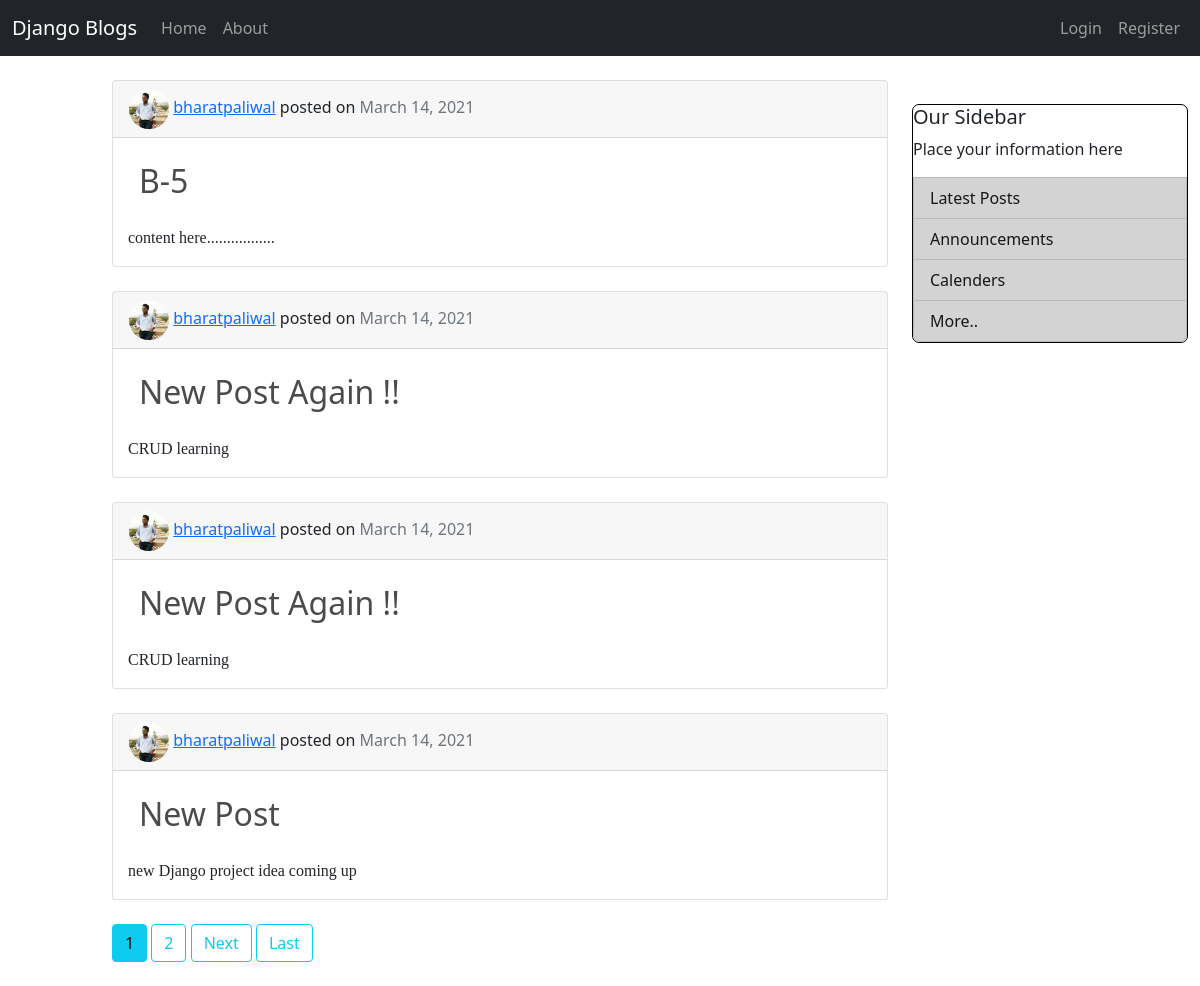
The app's page /, older data.
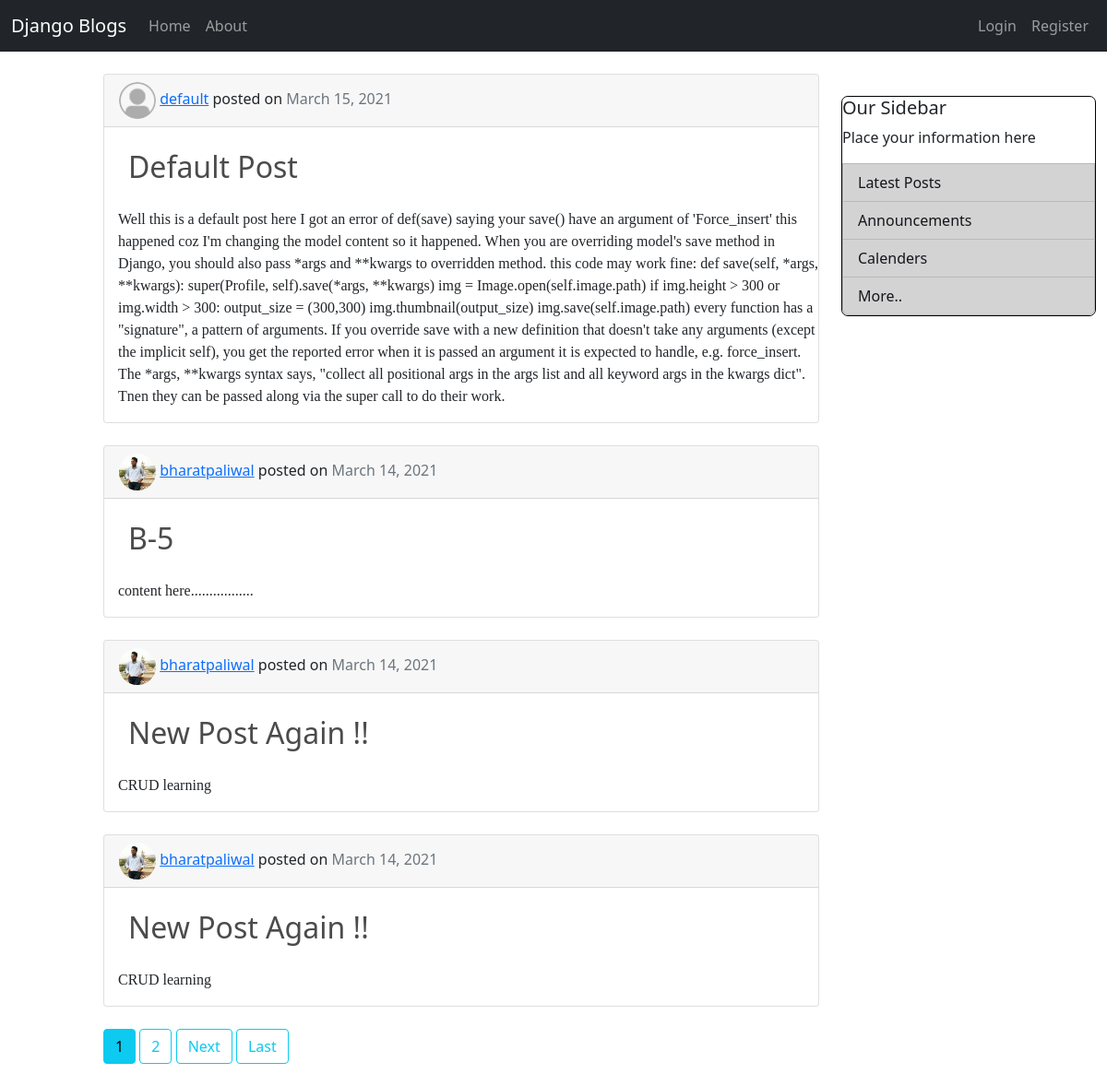
The same page, newer data.
### blog/models.py (models this page shows, shortened)
class Post(models.Model):
  title = models.CharField(max_length=100)
  content = models.TextField()
  date_posted = models.DateTimeField(default=timezone.now)
  author = models.ForeignKey(User,on_delete=models.CASCADE)

### users/models.py (models this page shows, shortened)
class Profile(models.Model):
  user = models.OneToOneField(User,on_delete=models.CASCADE)
  image = models.ImageField(default='default.png',upload_to='profile_pics')

### blog/views.py (the view)
# urls.py: path("",PostListView.as_view(),name="blog_home"),
class PostListView(ListView):
  model = Post
  template_name = 'blog/home.html'
  context_object_name = 'posts'
  ordering = ['-date_posted']
  paginate_by = 4

### blog/templates/blog/home.html (shortened to what this page needs)
{% extends "blog/base.html" %}
  {% block content %}
    {% for post in posts %}
        <div class='card mt-4 mb-4'>
          <p class="card-header">
              <img src="{{post.author.profile.image.url}}" alt="{{post.author.name}}" class="prof-image">
            <span class="strong text-primary">
              <a class="mr-2" href="{% url 'user-posts' post.author.username %}">{{ post.author }}</a>
            </span>
            posted on  <span class="text-muted" > {{ post.date_posted|date:"F d, Y"}} </span>
          </p>
          <h1 class="card-body">
              <span class="bold fs-2"> <a href="{% url 'Post_details' post.id %}" class='blog-head'>{{ post.title }} </a> </span>
          </h1>
          <p style="font-family:'Times New Roman', Times, serif; padding-left: 15px;">{{post.content}}</p>
        </div>
    {% endfor %}
    {% if is_paginated %}
      {% for num in page_obj.paginator.page_range %}
        {% if page_obj.number == num %}
          <a class="btn btn-info mb-4" href="?page={{ num }}">{{ num }}</a>
        {% elif num > page_obj.number|add:'-3' and num < page_obj.number|add:'3' %}
          <a class="btn btn-outline-info mb-4" href="?page={{ num }}">{{ num }}</a>
        {% endif %}
      {% endfor %}
      {% if page_obj.has_next %}
        <a class="btn btn-outline-info mb-4" href="?page={{ page_obj.next_page_number }}">Next</a>
        <a class="btn btn-outline-info mb-4" href="?page={{ page_obj.paginator.num_pages }}">Last</a>
      {% endif %}
    {% endif %}
  {% endblock content %}

Row changes from the older to the newer data that the page shows:
no longer on this page (row unchanged): Post: author.profile.image (picture), author "bharatpaliwal", date_posted "March 14, 2021", title "New Post", content "new Django project idea coming up"
added Post: author.profile.image (placeholder picture), author "default", date_posted "March 15, 2021", title "Default Post", content "Well this is a default post here I got an error of def(save) saying your save() have an argument of 'Force_insert' this happened coz I'm changing the model content so it happened. When you are overriding model's save method in Django, you should also pass *args and **kwargs to overridden method. this code may work fine: def save(self, *args, **kwargs): super(Profile, self).save(*args, **kwargs) img = Image.open(self.image.path) if img.height > 300 or img.width > 300: output_size = (300,300) img.thumbnail(output_size) img.save(self.image.path) every function has a \"signature\", a pattern of arguments. If you override save with a new definition that doesn't take any arguments (except the…"
